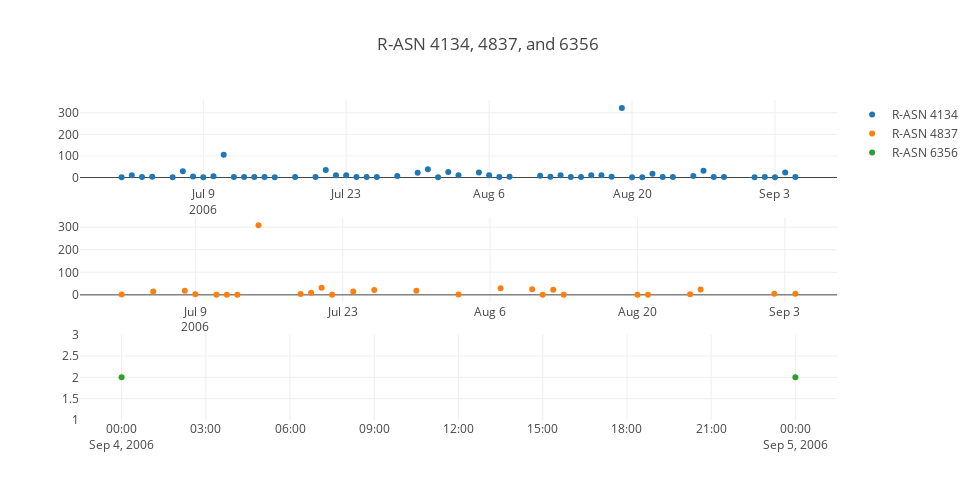

Notebook source saved alongside this figure:
### Markdown cell above
6356 is not in the set of r_asns shared between all compromised nodes. However, 4837 is, and 4837 seems to be heavily involved in the activity of node 5

r_asn 4134 sent had 335 connections to node 1 and 322 connections to node 5. I'm going to assume there is a relationship between the attacks on node 1 and node 5, both being manipulated by r_asn 4134. Does it seem to have any relationship with any of the original attacks in node 1?

### Code cell
suspicious_list_n5 = [4134, 4837, 6356]

n5_4134 = node5df[node5df['r_asn'] == 4134]
n5_4837 = node5df[node5df['r_asn'] == 4837]
n5_6356 = node5df[node5df['r_asn'] == 6356]

t0= go.Scatter(x=n5_4134.date,y=n5_4134.f, mode='markers',name='R-ASN 4134')
t1= go.Scatter(x=n5_4837.date,y=n5_4837.f, mode='markers',name='R-ASN 4837')
t2= go.Scatter(x=n5_6356.date,y=n5_6356.f, mode='markers',name='R-ASN 6356')


fig = tools.make_subplots(rows=3,cols=1)
fig['layout'].update(height=500, width=975, title='R-ASN 4134, 4837, and 6356')
fig.append_trace(t0, 1, 1)
fig.append_trace(t1, 2, 1)
fig.append_trace(t2, 3, 1)
iplot(fig)

### Figure 1 — Plotly figure (JSON) as saved in the notebook; plotly's stock layout.template omitted (floating-point values rounded to 4 significant figures)
{"data": [{"mode": "markers", "name": "R-ASN 4134", "type": "scatter", "x": ["2006-07-01", "2006-07-02", "2006-07-03", "2006-07-04", "2006-07-06", "2006-07-07", "2006-07-08", "2006-07-09", "2006-07-10", "2006-07-11", "2006-07-12", "2006-07-13", "2006-07-14", "2006-07-15", "2006-07-16", "2006-07-18", "2006-07-20", "2006-07-21", "2006-07-22", "2006-07-23", "2006-07-24", "2006-07-25", "2006-07-26", "2006-07-28", "2006-07-30", "2006-07-31", "2006-08-01", "2006-08-02", "2006-08-03", "2006-08-05", "2006-08-06", "2006-08-07", "2006-08-08", "2006-08-11", "2006-08-12", "2006-08-13", "2006-08-14", "2006-08-15", "2006-08-16", "2006-08-17", "2006-08-18", "2006-08-19", "2006-08-20", "2006-08-21", "2006-08-22", "2006-08-23", "2006-08-24", "2006-08-26", "2006-08-27", "2006-08-28", "2006-08-29", "2006-09-01", "2006-09-02", "2006-09-03", "2006-09-04", "2006-09-05"], "xaxis": "x1", "y": [1, 10, 3, 4, 1, 29, 5, 1, 6, 106, 2, 2, 2, 2, 1, 3, 3, 35, 10, 11, 2, 2, 2, 7, 22, 38, 1, 26, 10, 23, 11, 2, 4, 8, 4, 10, 2, 3, 11, 11, 4, 322, 1, 1, 18, 2, 2, 7, 31, 3, 2, 1, 3, 1, 23, 3], "yaxis": "y1"}, {"mode": "markers", "name": "R-ASN 4837", "type": "scatter", "x": ["2006-07-02", "2006-07-05", "2006-07-08", "2006-07-09", "2006-07-11", "2006-07-12", "2006-07-13", "2006-07-15", "2006-07-19", "2006-07-20", "2006-07-21", "2006-07-22", "2006-07-24", "2006-07-26", "2006-07-30", "2006-08-03", "2006-08-07", "2006-08-10", "2006-08-11", "2006-08-12", "2006-08-13", "2006-08-20", "2006-08-21", "2006-08-25", "2006-08-26", "2006-09-02", "2006-09-04"], "xaxis": "x2", "y": [2, 15, 18, 3, 1, 1, 1, 308, 4, 9, 31, 1, 15, 22, 18, 2, 29, 25, 1, 23, 1, 1, 1, 3, 24, 5, 5], "yaxis": "y2"}, {"mode": "markers", "name": "R-ASN 6356", "type": "scatter", "x": ["2006-09-04", "2006-09-05"], "xaxis": "x3", "y": [2, 2], "yaxis": "y3"}], "layout": {"height": 500, "title": "R-ASN 4134, 4837, and 6356", "width": 975, "xaxis1": {"anchor": "y1", "domain": [0, 1]}, "xaxis2": {"anchor": "y2", "domain": [0, 1]}, "xaxis3": {"anchor": "y3", "domain": [0, 1]}, "yaxis1": {"anchor": "x1", "domain": [0.7333, 1]}, "yaxis2": {"anchor": "x2", "domain": [0.3667, 0.6333]}, "yaxis3": {"anchor": "x3", "domain": [0, 0.2667]}}}
